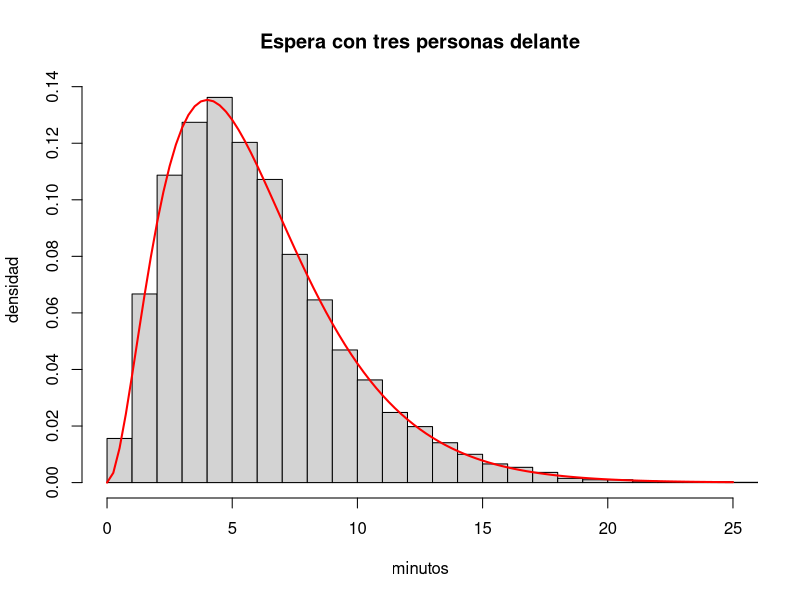

This chart was generated by the following R code:
# Programa 2: tres tuppers que suman una gamma
# Del artículo «Variables aleatorias continuas — práctica en R con la cola del microondas simulada, tres tuppers que suman una gamma y un modelo que se ajusta a los datos (y el rgamma que me dio tiempos cuatro veces más cortos)»
# https://sergiolearns.com/variables-aleatorias-continuas-practica/

set.seed(2026)
n <- 10000
w <- rexp(n, 0.5) + rexp(n, 0.5) + rexp(n, 0.5)   # tres esperas seguidas, sumadas una a una
# 1. Media y varianza: la gamma(3; 0,5) dice 6 y 12
round(c(media = mean(w), varianza = var(w)), 2)
# 2. Comer en 5 minutos o menos: contado frente a pgamma
round(c(simulado = mean(w <= 5), teorico = pgamma(5, 3, 0.5)), 4)
# 3. La mediana y el cuantil 90: de los datos frente a qgamma
round(quantile(w, c(0.5, 0.9)), 2)
round(qgamma(c(0.5, 0.9), 3, 0.5), 2)
# 4. El error del gancho: el tercer argumento es el RITMO
mal <- rgamma(n, 3, 2)                   # ritmo 2: cada persona, medio minuto
bien <- rgamma(n, shape = 3, scale = 2)  # escala 2: cada persona, 2 minutos
round(c(mal = mean(mal), bien = mean(bien)), 2)
# 5. Histograma de la suma con la densidad gamma encima
hist(w, breaks = seq(0, ceiling(max(w)), by = 1), freq = FALSE, xlim = c(0, 25),
     main = "Espera con tres personas delante", xlab = "minutos", ylab = "densidad")
curve(dgamma(x, 3, 0.5), add = TRUE, lwd = 2, col = "red")
